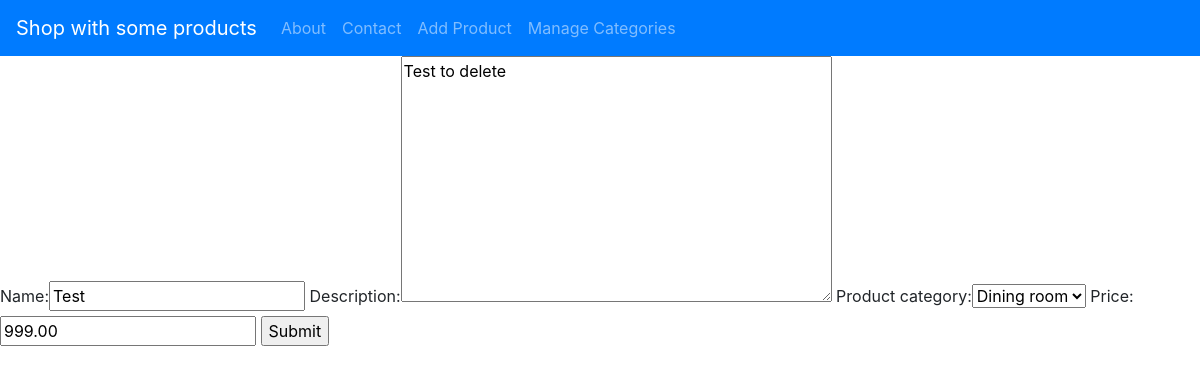
The page /edit_product/11/ on the database as committed earlier.
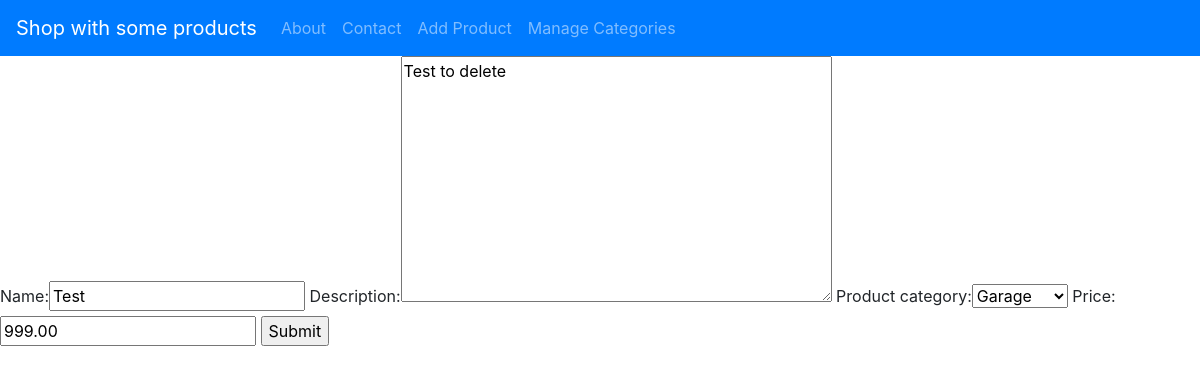
The same page on the database as committed later.
### products/models.py (models this page shows, shortened)
class Product(models.Model):
    name = models.CharField(max_length=100)
    description = models.TextField()
    product_category = models.ForeignKey(Category, null=True, on_delete=models.SET_NULL)
    price = models.DecimalField(max_digits=5, decimal_places=2)

class Category(models.Model):
    name = models.CharField(max_length=100)
    def __str__(self):
        return self.name

### products/views.py (the view)
# urls.py: path('edit_product/<int:pk>/', views.edit_product, name='product_edit'),
def edit_product(request, pk):
    product = Product.objects.get(id=pk)
    form = ProductForm(instance=product)
    if request.method == 'POST':
        form = ProductForm(request.POST, instance=product)
        if form.is_valid():
            form.save()
            return redirect('/')
    context = {'form': form}
    return render(request, 'products/create_form.html', context)

### products/forms.py
class ProductForm(ModelForm):
    class Meta:
        model = Product
        fields = '__all__'

### products/templates/products/create_form.html (shortened to what this page needs)
{% extends 'products/main.html' %}
{% block content %}
<form method="POST">
    {{form}}
    <input type="submit" name="Submit">
</form>
{% endblock %}

Rows that differ between the two databases and show on the page:
changed Product "Test to delete": product_category "Dining room" → "Garage"
